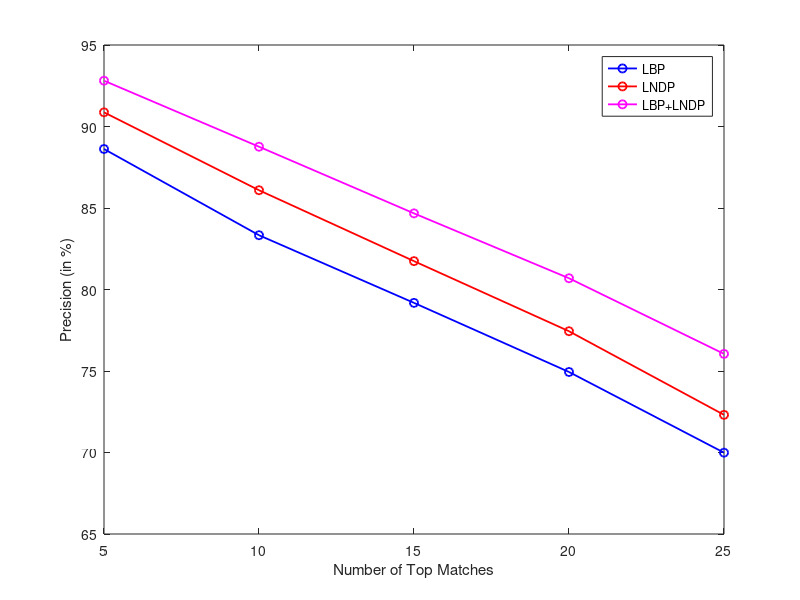

Source code (MATLAB):
r = [5 10 15 20 25];
precision_lbp = [88.62 83.33 79.18 74.94 69.99];
precision_lndp = [90.87 86.09 81.74 77.44 72.31];
precision_combine = [92.81 88.76 84.67 80.69 76.05];

plot(r, precision_lbp, '-bo', 'LineWidth', 1.3);
hold on;
plot(r, precision_lndp, '-ro', 'LineWidth', 1.3);
plot(r, precision_combine, '-mo', 'LineWidth', 1.3);

xlabel('Number of Top Matches');
ylabel('Precision (in %)');

legend('LBP', 'LNDP', 'LBP+LNDP');
